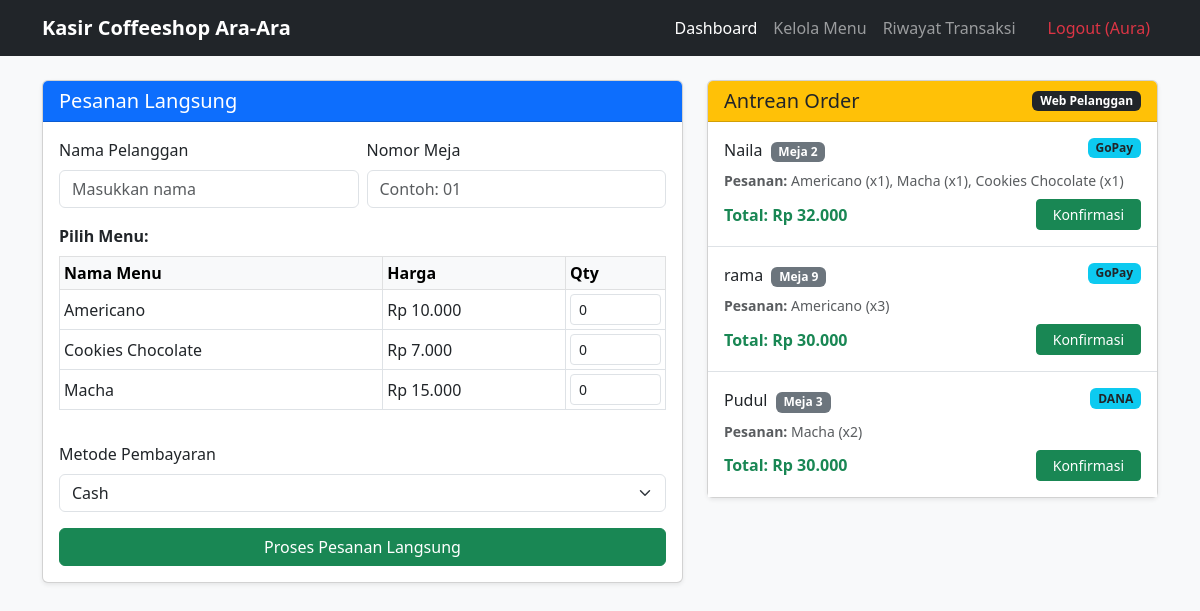
Before: /kasir/dashboard.php (signed in) with the older database file.
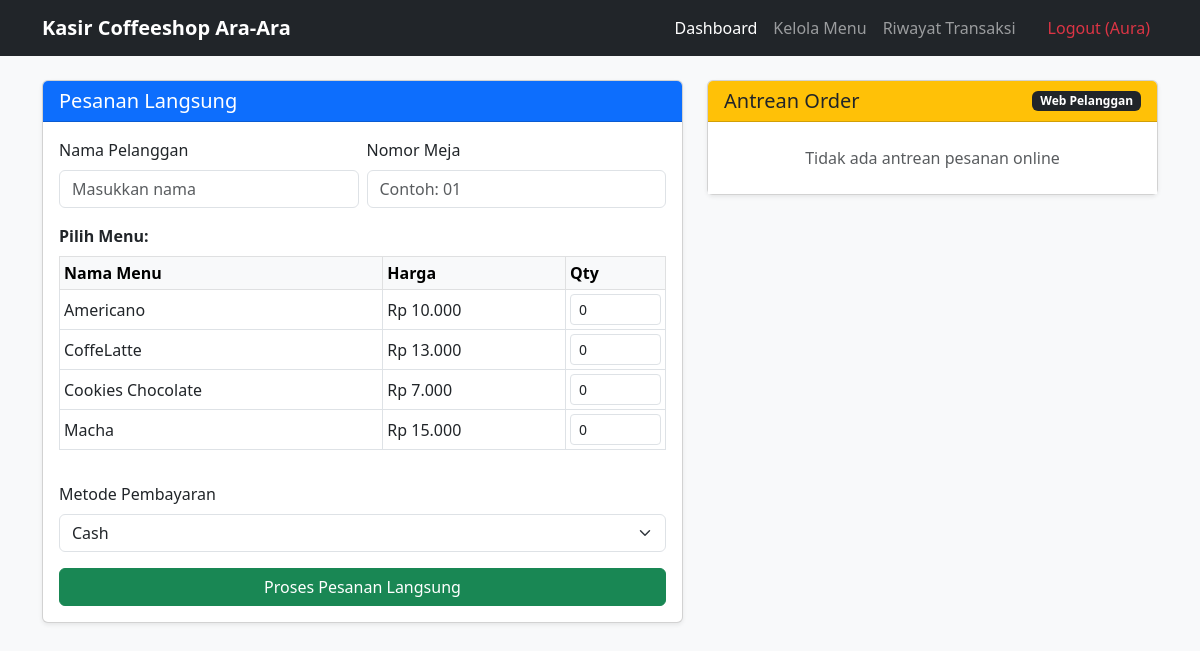
After: the same page with the newer database file.
### tables this page shows
CREATE TABLE `menu` (
  `id_menu` int NOT NULL,
  `nama_menu` varchar(100) NOT NULL,
  `harga_menu` decimal(10,2) NOT NULL,
  `foto_menu` varchar(255) DEFAULT NULL
);

### kasir/dashboard.php (the view, shortened to what the changed rows need)
<?php
include '../config/koneksi.php';
?>
<!DOCTYPE html>
<html lang="id">
<head>
    <link href="https://cdn.jsdelivr.net/npm/bootstrap@5.3.0/dist/css/bootstrap.min.css" rel="stylesheet">
</head>
<body class="bg-light">
<div class="container py-4">
    <div class="row">
        <div class="col-lg-7 mb-4">
            <div class="card shadow-sm">
                <div class="card-body">
                    <form action="" method="POST">
                        <div class="table-responsive mb-3" style="max-height: 280px;">
                            <table class="table table-bordered table-sm align-middle">
                                <thead class="table-light">
                                    <tr>
                                        <th>Nama Menu</th>
                                        <th>Harga</th>
                                        <th style="width: 100px;">Qty</th>
                                    </tr>
                                </thead>
                                <tbody>
                                    <?php
                                    $m_query = mysqli_query($conn, "SELECT * FROM menu ORDER BY nama_menu ASC");
                                    if(mysqli_num_rows($m_query) > 0){
                                        while($m = mysqli_fetch_assoc($m_query)):
                                    ?>
                                    <tr>
                                        <td><?= htmlspecialchars($m['nama_menu']) ?></td>
                                        <td>Rp <?= number_format($m['harga_menu'], 0, ',', '.') ?></td>
                                        <td><input type="number" name="qty[<?= $m['id_menu'] ?>]" class="form-control form-control-sm" value="0" min="0"></td>
                                    </tr>
                                    <?php
                                        endwhile;
                                    } else {
                                        echo "<tr><td colspan='3' class='text-center text-muted py-2'>Belum ada menu di database.</td></tr>";
                                    }
                                    ?>
                                </tbody>
                            </table>
                        </div>
                    </form>
                </div>
            </div>
        </div>
        <div class="col-lg-5">
            <div class="card shadow-sm">
                <div class="card-body p-0">
                    <ul class="list-group list-group-flush">
                        <?php
                        $q_antrean = mysqli_query($conn, "SELECT
                                                            p.nama_pelanggan,
                                                            p.nomor_meja,
                                                            p.metode_pembayaran,
                                                            MAX(p.tanggal_transaksi) as tgl_transaksi,
                                                            GROUP_CONCAT(CONCAT(m.nama_menu, ' (x', p.jumlah_pesanan, ')') SEPARATOR ', ') AS rincian_menu,
                                                            SUM(m.harga_menu * p.jumlah_pesanan) AS total_bayar
                                                          FROM pesanan p
                                                          JOIN menu m ON p.id_menu = m.id_menu
                                                          WHERE p.id_kasir IS NULL AND p.status_pesanan = 'Menunggu Konfirmasi'
                                                          GROUP BY p.nama_pelanggan, p.nomor_meja, p.metode_pembayaran
                                                          ORDER BY tgl_transaksi ASC");
                        if(mysqli_num_rows($q_antrean) == 0){
                            echo "<li class='list-group-item text-center text-muted py-4'>Tidak ada antrean pesanan online</li>";
                        } else {
                            while($antrean = mysqli_fetch_assoc($q_antrean)){
                        ?>
                        <li class="list-group-item p-3">
                            <div class="d-flex justify-content-between align-items-start mb-2">
                                <div>
                                    <strong class="h6 mb-0"><?= htmlspecialchars($antrean['nama_pelanggan']) ?></strong>
                                    <span class="badge bg-secondary ms-1">Meja <?= htmlspecialchars($antrean['nomor_meja']) ?></span>
                                </div>
                                <span class="badge bg-info text-dark"><?= htmlspecialchars($antrean['metode_pembayaran']) ?></span>
                            </div>
                            <div class="small text-muted mb-2">
                                <strong>Pesanan:</strong> <?= htmlspecialchars($antrean['rincian_menu']) ?>
                            </div>
                            <div class="d-flex justify-content-between align-items-center">
                                <span class="fw-bold text-success">Total: Rp <?= number_format($antrean['total_bayar'], 0, ',', '.') ?></span>
                                <a href="dashboard.php?konfirmasi_nama=<?= urlencode($antrean['nama_pelanggan']) ?>&konfirmasi_meja=<?= urlencode($antrean['nomor_meja']) ?>"
                                   class="btn btn-sm btn-success px-3"
                                   onclick="return confirm('Konfirmasi pesanan ini?')">Konfirmasi</a>
                            </div>
                        </li>
                        <?php
                            }
                        }
                        ?>
                    </ul>
                </div>
            </div>
        </div>
    </div>
</div>
</body>
</html>

Changed rows visible on the page:
added menu: nama_menu "CoffeLatte", harga_menu "13.000"
Other visible differences:
text now shown: "Tidak ada antrean pesanan online"
list line gone: "Naila Meja 2 GoPay Pesanan: Americano (x1), Macha (x1), Cookies Chocolate (x1) Total: Rp 32.000 Konfirmasi"
list line gone: "rama Meja 9 GoPay Pesanan: Americano (x3) Total: Rp 30.000 Konfirmasi"
list line gone: "Pudul Meja 3 DANA Pesanan: Macha (x2) Total: Rp 30.000 Konfirmasi"
